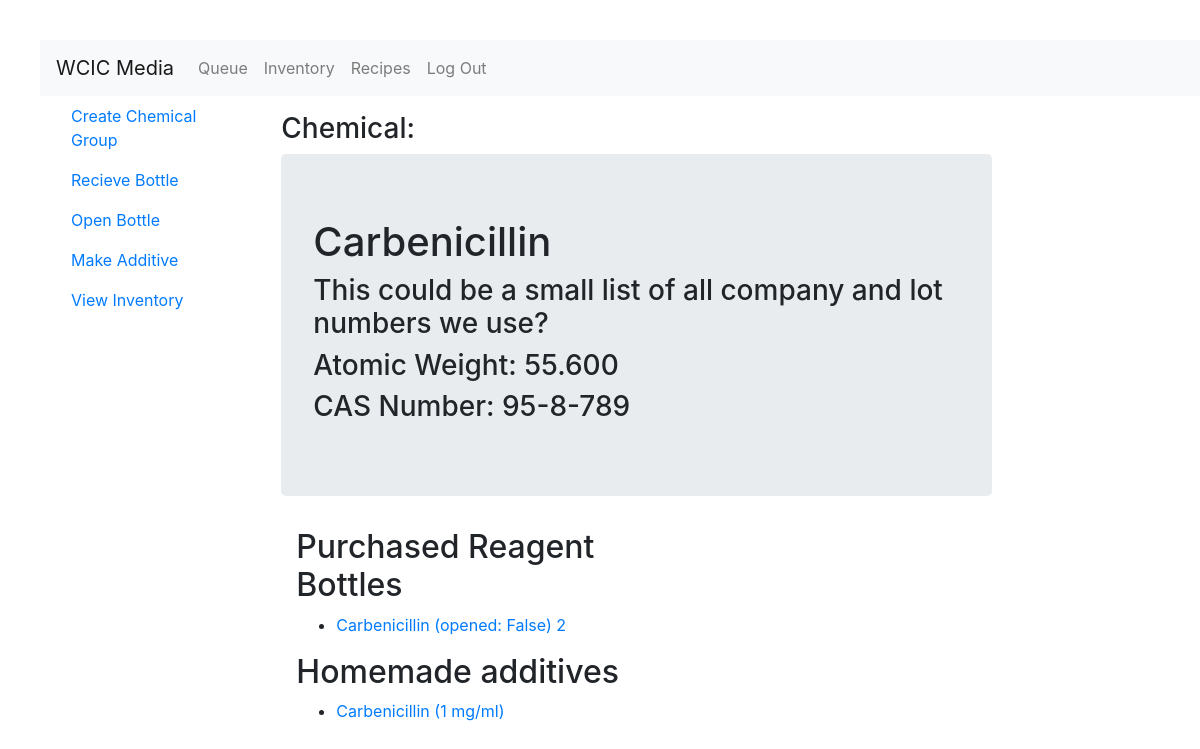
/inventory/chemical/carbenicillin (signed in), run on the app's committed database.
### inventory/models.py (models this page shows, shortened)
class Chemical(models.Model):
    name = models.CharField(max_length=256)
    atomic_weight = models.DecimalField(max_digits=10,decimal_places=3)
    cas_number = models.CharField(max_length=25,unique=True)
    slug = models.SlugField(allow_unicode=True,unique=True)
    class Meta:
        ordering = ['name']
        unique_together = ('name','atomic_weight')

class Bottle(models.Model):
    chemical = models.ForeignKey(Chemical,on_delete=models.CASCADE)
    company = models.CharField(max_length=256)
    catalog_number = models.CharField(max_length=256)
    base_volume = models.DecimalField(default=0.0,max_digits=10,decimal_places=3)
    lot_number = models.CharField(max_length=256)
    price = models.DecimalField(max_digits=10,decimal_places=2)
    current_volume = models.DecimalField(default=0.0, max_digits=10,decimal_places=3)
    expiration = models.DateField(null=True,blank=True)
    recieved = models.DateField()
    recieved_by = models.ForeignKey(User,related_name='recieved_by_user',on_delete=models.CASCADE)
    date_opened = models.DateTimeField(null=True,blank=True)
    opened_by = models.ForeignKey(User,related_name='opened_by_user',blank=True,null=True, on_delete=models.CASCADE)
    date_discarded = models.DateTimeField(null=True,blank=True)
    discarded_by = models.ForeignKey(User,related_name='discarded_by_user',blank=True, null=True,on_delete=models.CASCADE)
    def __str__(self):
        if self.date_opened == None:
            is_opened = ['False']
        else:
            is_opened = str(self.date_opened).split()
        return self.chemical.name + " (opened: " + is_opened[0] + ") " + str(self.id)
    class Meta:
        ordering = ['chemical']

class Additive(models.Model):
    bottle = models.ForeignKey(Bottle,on_delete=models.CASCADE)
    concentration = models.DecimalField(max_digits=10,decimal_places=3)
    date_made = models.DateTimeField()
    made_by = models.ForeignKey(User,on_delete=models.CASCADE)
    batchid = models.CharField(max_length=256)
    filtered = models.BooleanField()
    volume = models.DecimalField(default=0.0,max_digits=10,decimal_places=3)
    def __str__(self):
        if str(self.concentration).split(".")[1] == '000':
            stringConcentration = str(self.concentration).split(".")[0]
        else:
            stringConcentration = str(self.concentration)
        stringVersion = self.bottle.chemical.name + " (" + stringConcentration + " mg/ml)"
        return stringVersion
    class Meta:
        ordering = ['bottle','concentration']

### inventory/views.py (the view)
# urls.py: path('chemical/<slug>',views.ChemicalDetail.as_view(),name='chemicaldet'),
class ChemicalDetail(LoginRequiredMixin,generic.DetailView):
    model = Chemical

### inventory/templates/inventory/chemical_detail.html
{% extends 'inventory/inventory_base.html' %}
{% block content %}
<h3>Chemical:</h3>
<div class="jumbotron">
  <h1>{{chemical.name}}</h1>
  <h3>This could be a small list of all company and lot numbers we use?         </h3>
  <h3>Atomic Weight: {{chemical.atomic_weight}}</h3>
  <h3>CAS Number: {{chemical.cas_number}}</h3>
</div>
<div class="col-md-6">
  <h2>Purchased Reagent Bottles</h2>
    {% for bottle in chemical.bottle_set.all %}
      <ul>
        <li><a href="{% url 'inventory:bottledet' pk=bottle.pk %}">{{bottle}}</a></li>
      </ul>
    {% endfor %}
</div>
<div class="col-md-6">
  <h2>Homemade additives</h2>
  {% for bottle in chemical.bottle_set.all %}
    {% for additive in bottle.additive_set.all  %}
      <ul>
        <li><a href="#">{{ additive }}</a></li>
      </ul>
      {% endfor %}
    {% endfor %}
</div>
{% endblock %}

### static/wcicmedia/css/master.css (style rules this page uses)
html, body { margin-top: 20px; margin-left: 20px; }
* { text-decoration: none !important; }

### data on the page
Chemical: name "Carbenicillin", atomic_weight "55.600", cas_number "95-8-789"
Bottle: date_opened+chemical+id "Carbenicillin (opened: False) 2"
Additive: concentration+bottle "Carbenicillin (1 mg/ml)"
